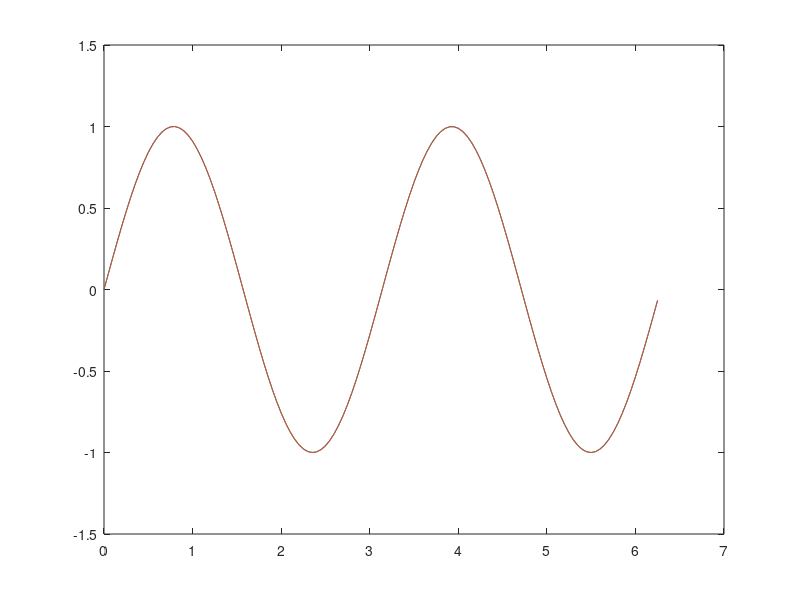

MATLAB code to generate this figure:
clear all;
close all;

N=9;

x=0:0.7:2*pi;
xtest=0:0.05:2*pi;

f1=square(2*x);
f2=sin(2*x);

f2test=sin(2*xtest);
f1test=square(2*xtest);

mu=2*pi/N; %Space between mus of the gaussians
muv=0:N-1; %Linear vector (0 to N-1 gaussians)
muv=mu*muv; %Mu vector (vector of means)
sigma=3*mu;

Phi=zeros(N,length(x)); %Matrix with functions applied to each point (6) in assignment

for i=1:length(x) %columns (varies the point/sample)
    for j=1:N %Rows (varies the mu of the function)
        Phi(j,i)=exp(-(((x(i)-muv(j)).^2)./(2*sigma.^2)));
    end
end

w=((Phi'*Phi)\Phi')'*f2';

%fapp=Phi'*w;

Phitest=zeros(N,length(xtest));

for i=1:length(xtest) %columns (varies the point/sample)
    for j=1:N %Rows (varies the mu of the function)
        Phitest(j,i)=exp(-(((xtest(i)-muv(j)).^2)./(2*sigma.^2)));
    end
end

fapp=Phitest'*w;
plot(xtest,f2test);
hold on;
plot(xtest,fapp);